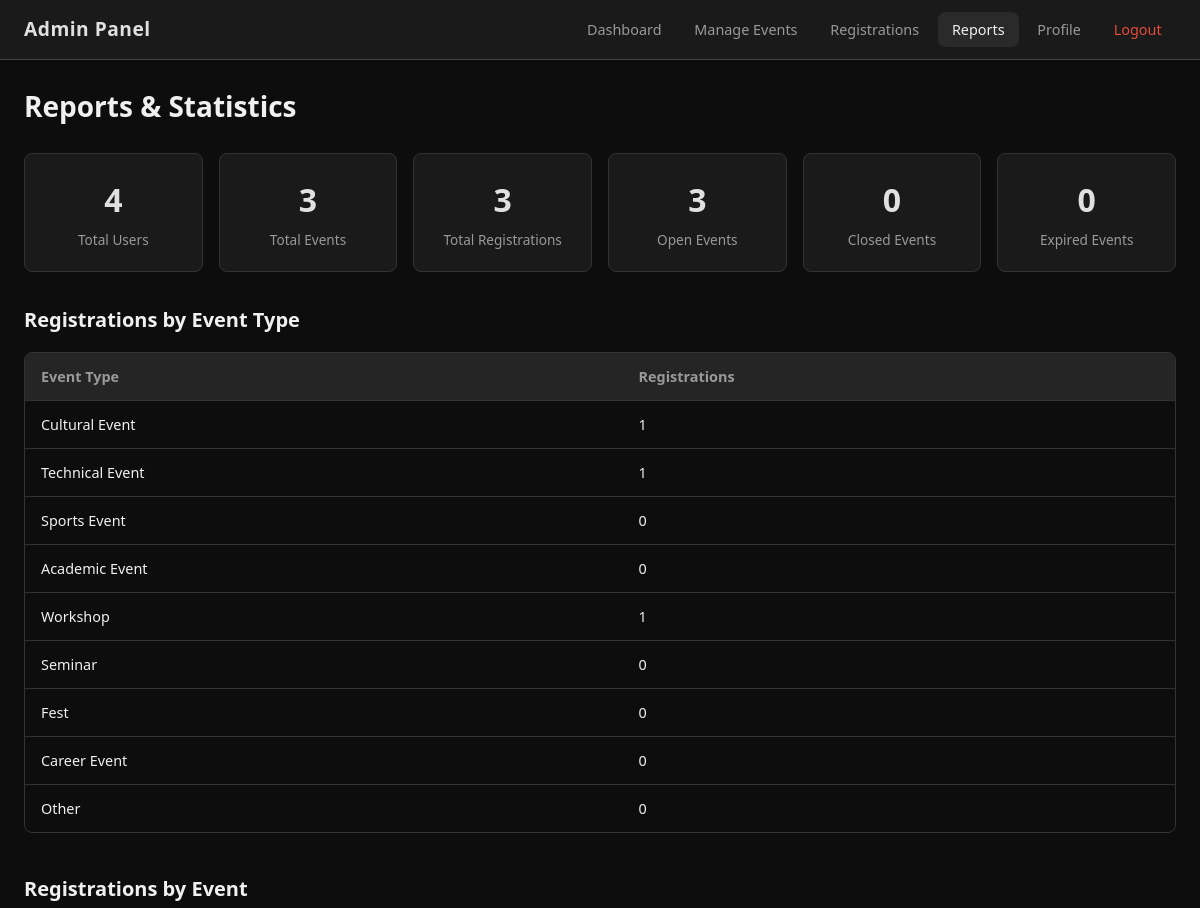
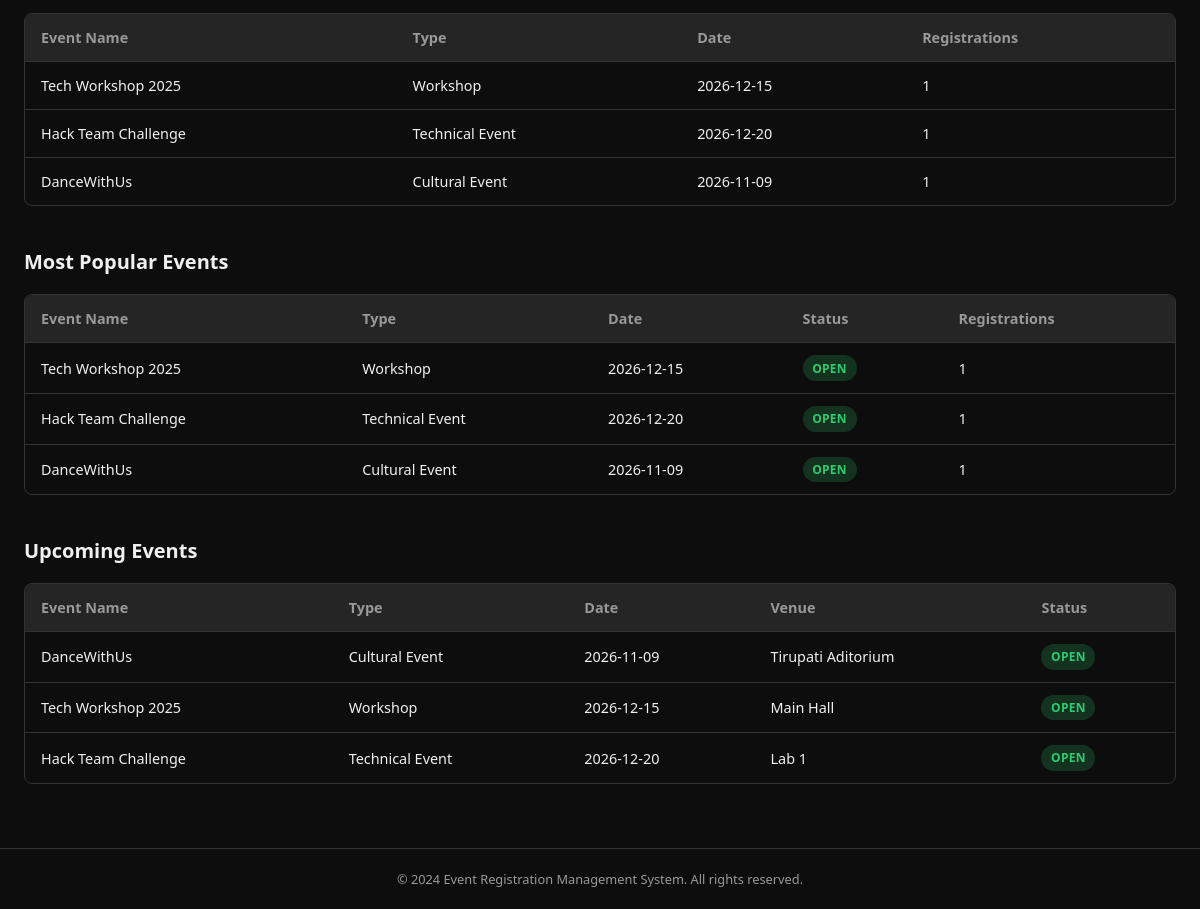
The page /reports (signed in) on the database its author committed (2 pictures, top to bottom).
### tables this page shows
CREATE TABLE events (
            id INTEGER PRIMARY KEY AUTOINCREMENT,
            event_name TEXT NOT NULL,
            event_type TEXT NOT NULL DEFAULT 'Other',
            event_date TEXT NOT NULL,
            registration_deadline TEXT NOT NULL,
            venue TEXT NOT NULL DEFAULT '',
            capacity INTEGER NOT NULL DEFAULT 100,
            description TEXT DEFAULT '',
            status TEXT NOT NULL DEFAULT 'Open',
            created_at TEXT DEFAULT CURRENT_TIMESTAMP
        , team_size INTEGER NOT NULL DEFAULT 1);

### app.py (the view)
@app.route('/reports')
@admin_required
def reports():
    update_event_statuses()
    total_users = query_db("SELECT COUNT(*) as cnt FROM users", one=True)['cnt']
    total_events = query_db("SELECT COUNT(*) as cnt FROM events", one=True)['cnt']
    total_regs = query_db(
        "SELECT COUNT(*) as cnt FROM registrations WHERE status = 'Registered'", one=True
    )['cnt']
    open_events = query_db("SELECT COUNT(*) as cnt FROM events WHERE status = 'Open'", one=True)['cnt']
    closed_events = query_db("SELECT COUNT(*) as cnt FROM events WHERE status = 'Closed'", one=True)['cnt']
    expired_events = query_db("SELECT COUNT(*) as cnt FROM events WHERE status = 'Expired'", one=True)['cnt']
    regs_by_event = query_db(
        """SELECT e.event_name, e.event_type, e.event_date,
                  COUNT(CASE WHEN r.status = 'Registered' THEN 1 END) as reg_count
           FROM events e
           LEFT JOIN registrations r ON e.id = r.event_id
           GROUP BY e.id
           ORDER BY reg_count DESC"""
    )
    regs_by_type = []
    for t in EVENT_TYPES:
        cnt = query_db(
            """SELECT COUNT(*) as cnt FROM registrations r
               JOIN events e ON r.event_id = e.id
               WHERE e.event_type = ? AND r.status = 'Registered'""",
            (t,), one=True
        )['cnt']
        regs_by_type.append({'type': t, 'count': cnt})
    today = date.today().isoformat()
    upcoming = query_db(
        "SELECT * FROM events WHERE event_date >= ? AND status = 'Open' ORDER BY event_date ASC LIMIT 10",
        (today,)
    )
    popular = query_db(
        """SELECT e.*, COUNT(CASE WHEN r.status = 'Registered' THEN 1 END) as reg_count
           FROM events e
           LEFT JOIN registrations r ON e.id = r.event_id
           GROUP BY e.id
           ORDER BY reg_count DESC
           LIMIT 10"""
    )
    return render_template(
        'reports.html',
        total_users=total_users,
        total_events=total_events,
        total_regs=total_regs,
        open_events=open_events,
        closed_events=closed_events,
        expired_events=expired_events,
        regs_by_event=regs_by_event,
        regs_by_type=regs_by_type,
        upcoming=upcoming,
        popular=popular
    )

### app.py (called while the page is built)
def get_db():
    db = getattr(g, '_database', None)
    if db is None:
        db = g._database = sqlite3.connect(DATABASE)
        db.row_factory = sqlite3.Row
        db.execute('PRAGMA foreign_keys = ON')
    return db

@app.teardown_appcontext
def close_connection(exception):
    db = getattr(g, '_database', None)
    if db is not None:
        db.close()

def query_db(query, args=(), one=False):
    cur = get_db().execute(query, args)
    rv = cur.fetchall()
    cur.close()
    return (rv[0] if rv else None) if one else rv

def update_event_statuses():
    today = date.today().isoformat()
    db = get_db()
    db.execute(
        """UPDATE events SET status = 'Expired'
           WHERE status = 'Open' AND registration_deadline < ?""",
        (today,)
    )
    db.execute(
        """UPDATE events SET status = 'Expired'
           WHERE status IN ('Open', 'Closed') AND event_date < ?""",
        (today,)
    )
    db.commit()

def admin_required(f):
    from functools import wraps
    @wraps(f)
    def decorated(*args, **kwargs):
        if 'admin_id' not in session:
            flash('Admin access required.', 'error')
            return redirect(url_for('admin_login'))
        return f(*args, **kwargs)
    return decorated

### templates/reports.html (shortened to what this page needs)
{% extends "base.html" %}
{% block navbar %}
<nav class="navbar navbar-admin">
    <div class="nav-brand">Admin Panel</div>
    <ul class="nav-links" id="navLinks">
        <li><a href="{{ url_for('admin_dashboard') }}">Dashboard</a></li>
        <li><a href="{{ url_for('manage_events') }}">Manage Events</a></li>
        <li><a href="{{ url_for('all_registrations') }}">Registrations</a></li>
        <li><a href="{{ url_for('reports') }}" class="active">Reports</a></li>
        <li><a href="{{ url_for('admin_profile') }}">Profile</a></li>
        <li><a href="{{ url_for('admin_logout') }}" class="nav-logout">Logout</a></li>
    </ul>
</nav>
{% endblock %}
{% block content %}
<div class="page-header">
    <h1>Reports & Statistics</h1>
</div>
<div class="stats-grid">
    <div class="stat-card">
        <div class="stat-number">{{ total_users }}</div>
        <div class="stat-label">Total Users</div>
    </div>
    <div class="stat-card">
        <div class="stat-number">{{ total_events }}</div>
        <div class="stat-label">Total Events</div>
    </div>
    <div class="stat-card">
        <div class="stat-number">{{ total_regs }}</div>
        <div class="stat-label">Total Registrations</div>
    </div>
    <div class="stat-card">
        <div class="stat-number">{{ open_events }}</div>
        <div class="stat-label">Open Events</div>
    </div>
    <div class="stat-card">
        <div class="stat-number">{{ closed_events }}</div>
        <div class="stat-label">Closed Events</div>
    </div>
    <div class="stat-card">
        <div class="stat-number">{{ expired_events }}</div>
        <div class="stat-label">Expired Events</div>
    </div>
</div>
<section class="section">
    <h2>Registrations by Event Type</h2>
    <div class="table-responsive">
        <table class="data-table">
            <thead>
                <tr>
                    <th>Event Type</th>
                    <th>Registrations</th>
                </tr>
            </thead>
            <tbody>
                {% for item in regs_by_type %}
                <tr>
                    <td>{{ item.type }}</td>
                    <td>{{ item.count }}</td>
                </tr>
                {% endfor %}
            </tbody>
        </table>
    </div>
</section>
<section class="section">
    <h2>Registrations by Event</h2>
    <div class="table-responsive">
        <table class="data-table">
            <thead>
                <tr>
                    <th>Event Name</th>
                    <th>Type</th>
                    <th>Date</th>
                    <th>Registrations</th>
                </tr>
            </thead>
            <tbody>
                {% for e in regs_by_event %}
                <tr>
                    <td>{{ e.event_name }}</td>
                    <td>{{ e.event_type }}</td>
                    <td>{{ e.event_date }}</td>
                    <td>{{ e.reg_count }}</td>
                </tr>
                {% endfor %}
            </tbody>
        </table>
    </div>
</section>
<section class="section">
    <h2>Most Popular Events</h2>
    <div class="table-responsive">
        <table class="data-table">
            <thead>
                <tr>
                    <th>Event Name</th>
                    <th>Type</th>
                    <th>Date</th>
                    <th>Status</th>
                    <th>Registrations</th>
                </tr>
            </thead>
            <tbody>
                {% for e in popular %}
                <tr>
                    <td>{{ e.event_name }}</td>
                    <td>{{ e.event_type }}</td>
                    <td>{{ e.event_date }}</td>
                    <td><span class="badge badge-{{ e.status|lower }}">{{ e.status }}</span></td>
                    <td>{{ e.reg_count }}</td>
                </tr>
                {% endfor %}
            </tbody>
        </table>
    </div>
</section>
<section class="section">
    <h2>Upcoming Events</h2>
    {% if upcoming %}
    <div class="table-responsive">
        <table class="data-table">
            <thead>
                <tr>
                    <th>Event Name</th>
                    <th>Type</th>
                    <th>Date</th>
                    <th>Venue</th>
                    <th>Status</th>
                </tr>
            </thead>
            <tbody>
                {% for e in upcoming %}
                <tr>
                    <td>{{ e.event_name }}</td>
                    <td>{{ e.event_type }}</td>
                    <td>{{ e.event_date }}</td>
                    <td>{{ e.venue }}</td>
                    <td><span class="badge badge-{{ e.status|lower }}">{{ e.status }}</span></td>
                </tr>
                {% endfor %}
            </tbody>
        </table>
    </div>
    {% else %}
    <p class="empty-state">No upcoming open events.</p>
    {% endif %}
</section>
{% endblock %}

### static/style.css (style rules this page uses)
*, *::before, *::after { box-sizing: border-box; margin: 0; padding: 0; }
:root { --bg-dark: #0d0d0d; --bg-card: #1a1a1a; --bg-input: #252525; --bg-hover: #2a2a2a; --border: #333; --text: #f0f0f0; --text-muted: #999; --primary: #e0e0e0; --primary-hover: #ffffff; --accent: #4a90d9; --success: #2ecc71; --danger: #e74c3c; --warning: #f39c12; --info: #3498db; --radius: 8px; --shadow: 0 4px 12px rgba(0,0,0,0.4); }
body { font-family: 'Segoe UI', system-ui, -apple-system, sans-serif; background: var(--bg-dark); color: var(--text); line-height: 1.6; min-height: 100vh; display: flex; flex-direction: column; }
a { color: var(--accent); text-decoration: none; }
.navbar { background: var(--bg-card); border-bottom: 1px solid var(--border); padding: 0 1.5rem; display: flex; align-items: center; justify-content: space-between; height: 60px; position: sticky; top: 0; z-index: 100; }
.navbar-admin { border-bottom-color: #444; }
.nav-brand { font-size: 1.2rem; font-weight: 700; color: var(--primary); letter-spacing: 0.5px; }
.nav-links { display: flex; list-style: none; gap: 0.25rem; align-items: center; }
.nav-links a { color: var(--text-muted); padding: 0.5rem 0.9rem; border-radius: var(--radius); font-size: 0.9rem; transition: all 0.2s; text-decoration: none; }
.nav-links a:hover, .nav-links a.active { color: var(--text); background: var(--bg-hover); text-decoration: none; }
.nav-logout { color: var(--danger) !important; }
.page-header { margin-bottom: 1.5rem; display: flex; flex-wrap: wrap; align-items: center; gap: 1rem; justify-content: space-between; }
.page-header h1 { font-size: 1.75rem; font-weight: 600; }
.stats-grid { display: grid; grid-template-columns: repeat(auto-fit, minmax(160px, 1fr)); gap: 1rem; margin-bottom: 2rem; }
.stat-card { background: var(--bg-card); border: 1px solid var(--border); border-radius: var(--radius); padding: 1.25rem; text-align: center; transition: transform 0.2s, border-color 0.2s; }
.stat-number { font-size: 2rem; font-weight: 700; color: var(--primary); }
.stat-label { font-size: 0.85rem; color: var(--text-muted); margin-top: 0.25rem; }
.section { margin-bottom: 2.5rem; }
.section h2 { font-size: 1.25rem; margin-bottom: 1rem; font-weight: 600; }
.table-responsive { overflow-x: auto; border: 1px solid var(--border); border-radius: var(--radius); }
.data-table { width: 100%; border-collapse: collapse; font-size: 0.9rem; }
.data-table th { background: var(--bg-input); padding: 0.75rem 1rem; text-align: left; font-weight: 600; color: var(--text-muted); border-bottom: 1px solid var(--border); white-space: nowrap; }
.data-table td { padding: 0.75rem 1rem; border-bottom: 1px solid var(--border); vertical-align: middle; }
.data-table tr:last-child td { border-bottom: none; }
.badge { display: inline-block; padding: 0.2rem 0.6rem; border-radius: 20px; font-size: 0.75rem; font-weight: 600; text-transform: uppercase; letter-spacing: 0.3px; }
.badge-open { background: rgba(46, 204, 113, 0.2); color: var(--success); }

### rows shown on the page
events: event_name "Tech Workshop 2025", event_type "Workshop", event_date "2026-12-15", reg_count "1", status "OPEN", venue "Main Hall"
events: event_name "Hack Team Challenge", event_type "Technical Event", event_date "2026-12-20", reg_count "1", status "OPEN", venue "Lab 1"
events: event_name "DanceWithUs", event_type "Cultural Event", event_date "2026-11-09", reg_count "1", status "OPEN", venue "Tirupati Aditorium"

### other values the page prints
{{ total_users }} "4"
{{ total_events }} "3"
{{ total_regs }} "3"
{{ open_events }} "3"
{{ closed_events }} "0"
{{ expired_events }} "0"
{{ item.type }} "Cultural Event" "Technical Event" "Sports Event" "Academic Event" "Workshop" "Seminar" "Fest" "Career Event" "Other"
{{ item.count }} "1" "1" "0" "0" "1" "0" "0" "0" "0"
